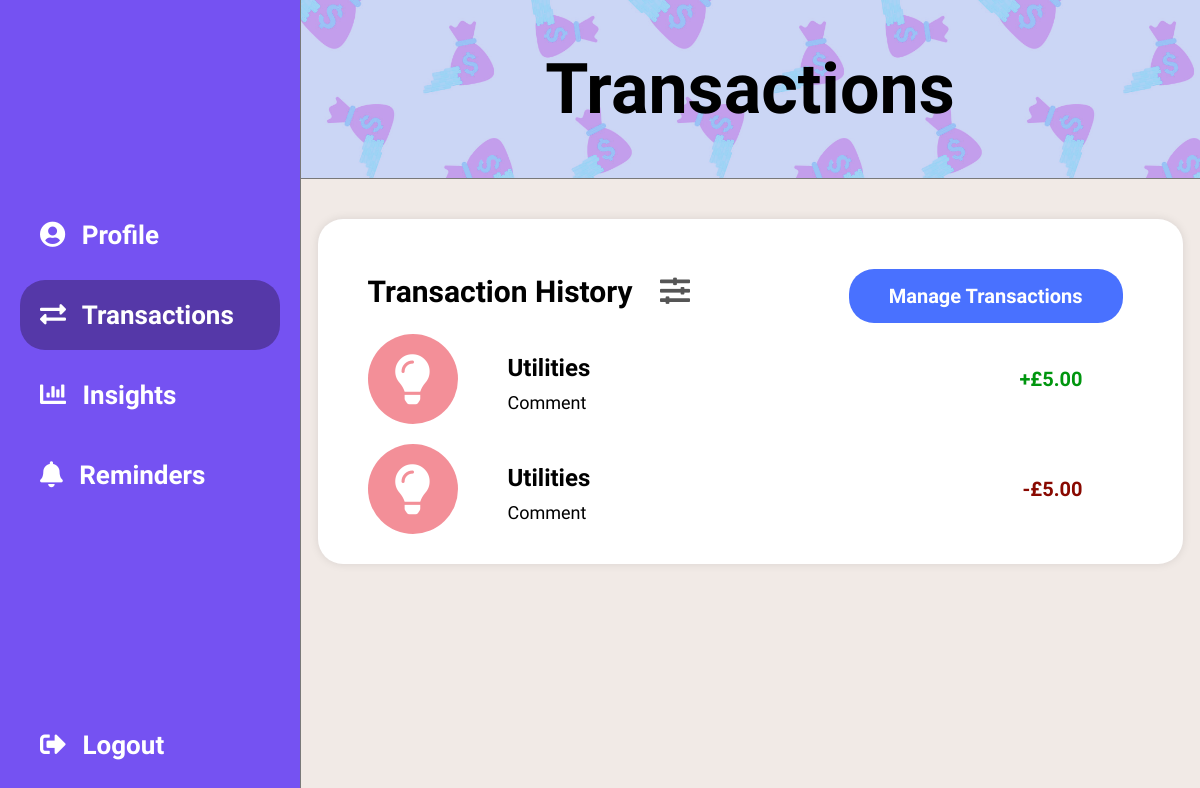
/transactions.php?category=Utilities (signed in), run on an earlier commit of the app's database.
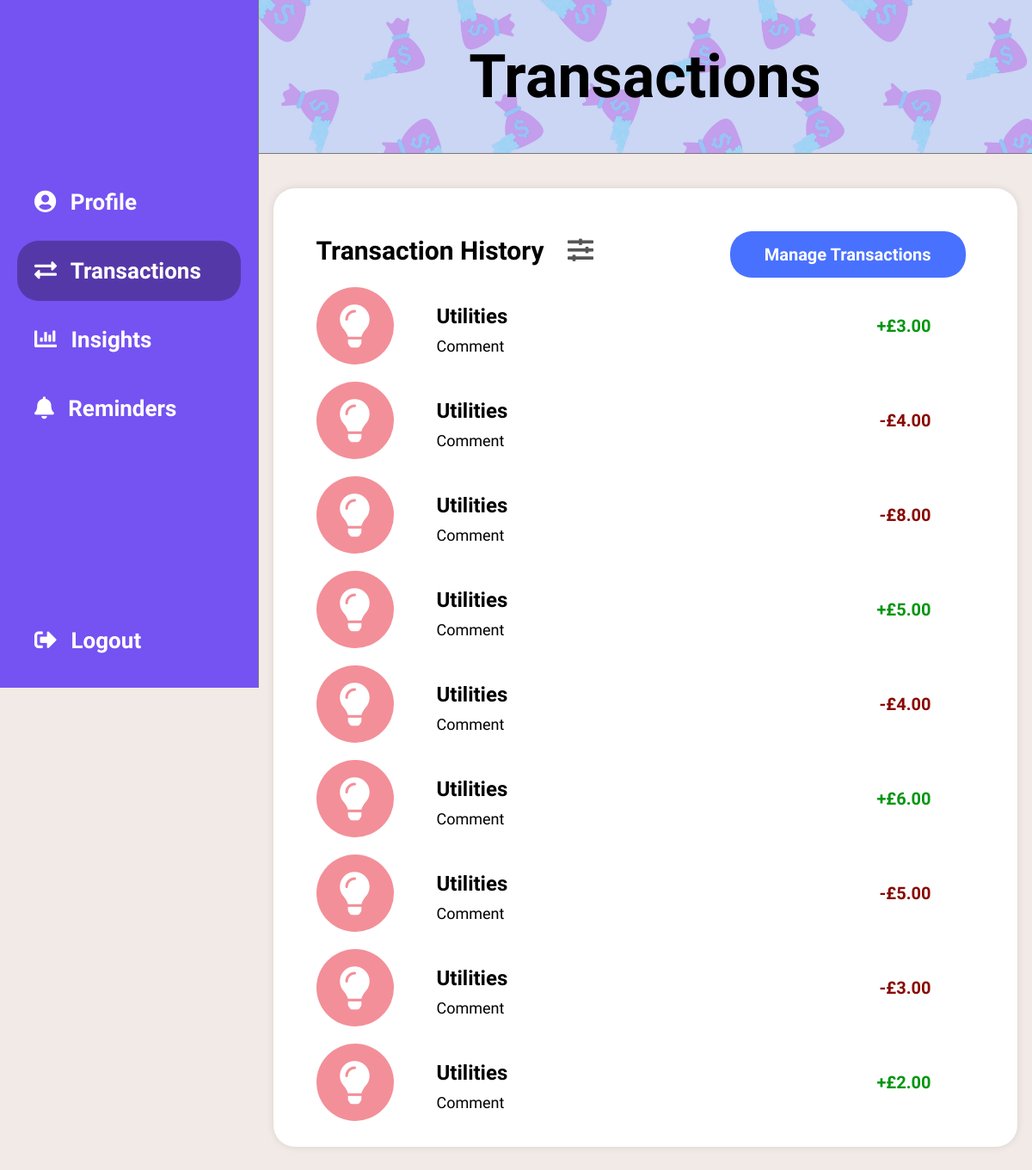
And on a later commit of the database.
### tables this page shows
CREATE TABLE Transaction (
    transactionID INT AUTO_INCREMENT PRIMARY KEY,
    userID INT NOT NULL,
    categoryID INT,
    customCategoryID INT,
    comment TEXT,
    type ENUM('in', 'out') NOT NULL,
    amount DECIMAL(10, 2) NOT NULL,
    date DATE NOT NULL,
    FOREIGN KEY (userID) REFERENCES User(userID),
    FOREIGN KEY (categoryID) REFERENCES Category(categoryID),
    FOREIGN KEY (customCategoryID) REFERENCES CustomCategory(customCategoryID)
);

CREATE TABLE Category (
    categoryID INT AUTO_INCREMENT PRIMARY KEY,
    title VARCHAR(255) NOT NULL,
    colour VARCHAR(255) NOT NULL,
    icon VARCHAR(255) NOT NULL
);

### transactions.php (the view, shortened to what this page needs)
<?php
$dbHost = 'localhost';
$dbUsername = 'root';
$dbPassword = '';
$dbName = 'agile';
$conn = new mysqli($dbHost, $dbUsername, $dbPassword, $dbName);
$userId = $_SESSION["userID"];
$categoryFilter = isset($_GET['category']) ? $_GET['category'] : '';
$sql = "SELECT t.*, COALESCE(c.title, cc.title) AS title, COALESCE(c.colour, cc.colour) AS colour, c.icon FROM Transaction AS t LEFT JOIN Category AS c ON t.categoryID = c.categoryID LEFT JOIN CustomCategory AS cc ON t.customCategoryID = cc.customCategoryID WHERE t.userID = ?";
$params = array($userId);
if (!empty($categoryFilter) && $categoryFilter != 'All') {
    $sql .= " AND COALESCE(c.title, cc.title) = ?";
    $params[] = $categoryFilter;
}
$sql .= " ORDER BY t.date DESC;";
$stmt = $conn->prepare($sql);
$types = str_repeat("s", count($params));
$stmt->bind_param($types, ...$params);
$stmt->execute();
$result = $stmt->get_result();
$transactions = [];
while($row = $result->fetch_assoc()) {
    $transactions[] = $row;
}
?>
<!DOCTYPE html>
<html lang="en">
<head>
    <link rel="stylesheet" href="style.css">
    <link rel="stylesheet" href="https://cdnjs.cloudflare.com/ajax/libs/font-awesome/5.15.3/css/all.min.css">
</head>
<body>
    <div class="sidebar">
        <div class="sidebar-content">
            <a href="profile.php"><i class="fas fa-user-circle"></i> <span>Profile</span></a>
            <a href="transactions.php" class="active"><i class="fas fa-exchange-alt"></i> <span>Transactions</span></a>
            <a href="insights.php"><i class="fas fa-chart-bar"></i> <span>Insights</span></a>
            <a href="reminders.php"><i class="fas fa-bell"></i> <span>Reminders</span></a>
        </div>
        <div class="logout-section">
            <a href="logout.php"><i class="fas fa-sign-out-alt"></i> <span>Logout</span></a>
        </div>
    </div>
    <div class="content">
        <div class="title">
            <h1>Transactions</h1>
        </div>
        <div class="content-container">
            <div class="main-content">
                <div class="transaction-container">
                    <a style="text-decoration: none;" href="manage-transactions.php" class="btn-primary "id="edit-transaction"><span>Manage Transactions</span><i class="fas fa-wrench"></i></a>
                    <h2>Transaction History <i id="filter" class="fas fa-sliders-h"></i></h2>
                    <div class="transactions">
                        <?php if (count($transactions) > 0): ?>
                            <?php foreach ($transactions as $transaction): ?>
                                <div class="transaction-item">
                                    <div class="transaction-icon" style="background-color: <?php echo htmlspecialchars($transaction['colour']); ?>">
                                        <i class="<?php echo htmlspecialchars($transaction['icon']) ? htmlspecialchars($transaction['icon']) : 'fas fa-question'; ?>"></i>
                                    </div>
                                    <div class="transaction-details">
                                        <h3><?php echo htmlspecialchars($transaction['title']);?></h3>
                                        <p><?php echo htmlspecialchars($transaction['comment']); ?></p>
                                        <span class="amount" style="color: <?php echo $transaction['type'] == 'in' ? '#00960F' : '#890901'; ?>">
                                            <?php echo $transaction['type'] == 'in' ? '+' : '-'; ?>£<?php echo htmlspecialchars(number_format($transaction['amount'], 2)); ?>
                                        </span>
                                    </div>
                                </div>
                            <?php endforeach; ?>
                        <?php else: ?>
                            <p style="color: red;">There are no transactions to display. Please consider making a transaction :D</p>
                        <?php endif; ?>
                    </div>
                </div>
            </div>
        </div>
    </div>
</body>
</html>

### style.css (style rules this page uses)
body { font-family: varela round, sans-serif !important; font-size: 20px; color: black; background-color: #F1EAE6; margin: 0; }
.btn-primary { padding: 10px 20px; background: #4971FF; color: white; border: none; border-radius: 25px; cursor: pointer; margin-top: 20px; width: 100%; }
.title { width: 100%; background: url('backgroundNice.png') repeat center center/cover; background-size: 350px; padding: 6vh 0; text-align: center; border-bottom: 1px solid #797979; }
.title h1 { margin: 0; font-size: 70px; }
.sidebar { height: 100vh; width: 300px; position: fixed; background-color: #7552F2; overflow-x: hidden; display: flex; flex-direction: column; justify-content: space-between; border-right: 1px solid #797979; z-index: 10; }
.sidebar-content { display: flex; flex-direction: column; justify-content: center; flex-grow: 1; }
.sidebar-content a:not(:last-child) { margin-bottom: 10px; }
.sidebar a { padding:20px; margin-left:20px; margin-right:20px; border-radius: 25px; text-decoration: none; font-size: 18px; color: white; display: block; font-size: 26px; font-weight: bold; }
.sidebar a i { margin-right: 10px; }
.sidebar-content .active { background-color: #5538A8; }
.logout-section { padding-bottom: 20px; flex-grow: 0; }
.content { margin-left: 300px; min-height: 100vh; }
.main-content { width: 85%; padding: 30px 50px; margin: 40px auto; border-radius: 25px; box-shadow: 0 0 10px rgba(0,0,0,0.1); background-color: white; position: relative; z-index: 10; }
@media screen and (max-width: 1500px) { .content { margin-left: 300px; } }

### transactions.php (style rules this page uses)
.transactions { display: flex; flex-direction: column; gap: 20px; }
.main-content { padding-left: 50px; }
.transaction-item { position: relative; display: flex; align-items: center; }
.transaction-item h3 { margin: 10px 0; font-size: 24px; }
.transaction-item p { margin: 0; font-size: 18px; }
.transaction-item .amount { position: absolute; right: 50px; bottom: 50%; transform: translateY(50%); font-weight: bold; }
.transaction-icon { background-color: blue; padding: 20px; border-radius: 50%; width: 50px; height: 50px; display: flex; justify-content: center; align-items: center; margin-right: 50px; }
.transaction-icon i { color: white; font-size: 50px; }
#filter { margin-left: 20px; cursor: pointer; color: #555555; }
#edit-transaction { position: absolute; top: 30px; right: 60px; cursor: pointer; width: auto; padding: 15px 40px; font-size: 20px; font-weight: bold; }

What changed in the data, as far as the page shows it:
now on this page (row edited): transaction: title "Utilities", comment "Comment", amount "3.00", type "in" (drawn)
now on this page (row edited): transaction: title "Utilities", comment "Comment", amount "4.00"
now on this page (row edited): transaction: title "Utilities", comment "Comment", amount "8.00"
now on this page (row edited): transaction: title "Utilities", comment "Comment", amount "4.00"
now on this page (row edited): transaction: title "Utilities", comment "Comment", amount "6.00", type "in" (drawn)
now on this page (row edited): transaction: title "Utilities", comment "Comment", amount "3.00"
now on this page (row edited): transaction: title "Utilities", comment "Comment", amount "2.00", type "in" (drawn)
